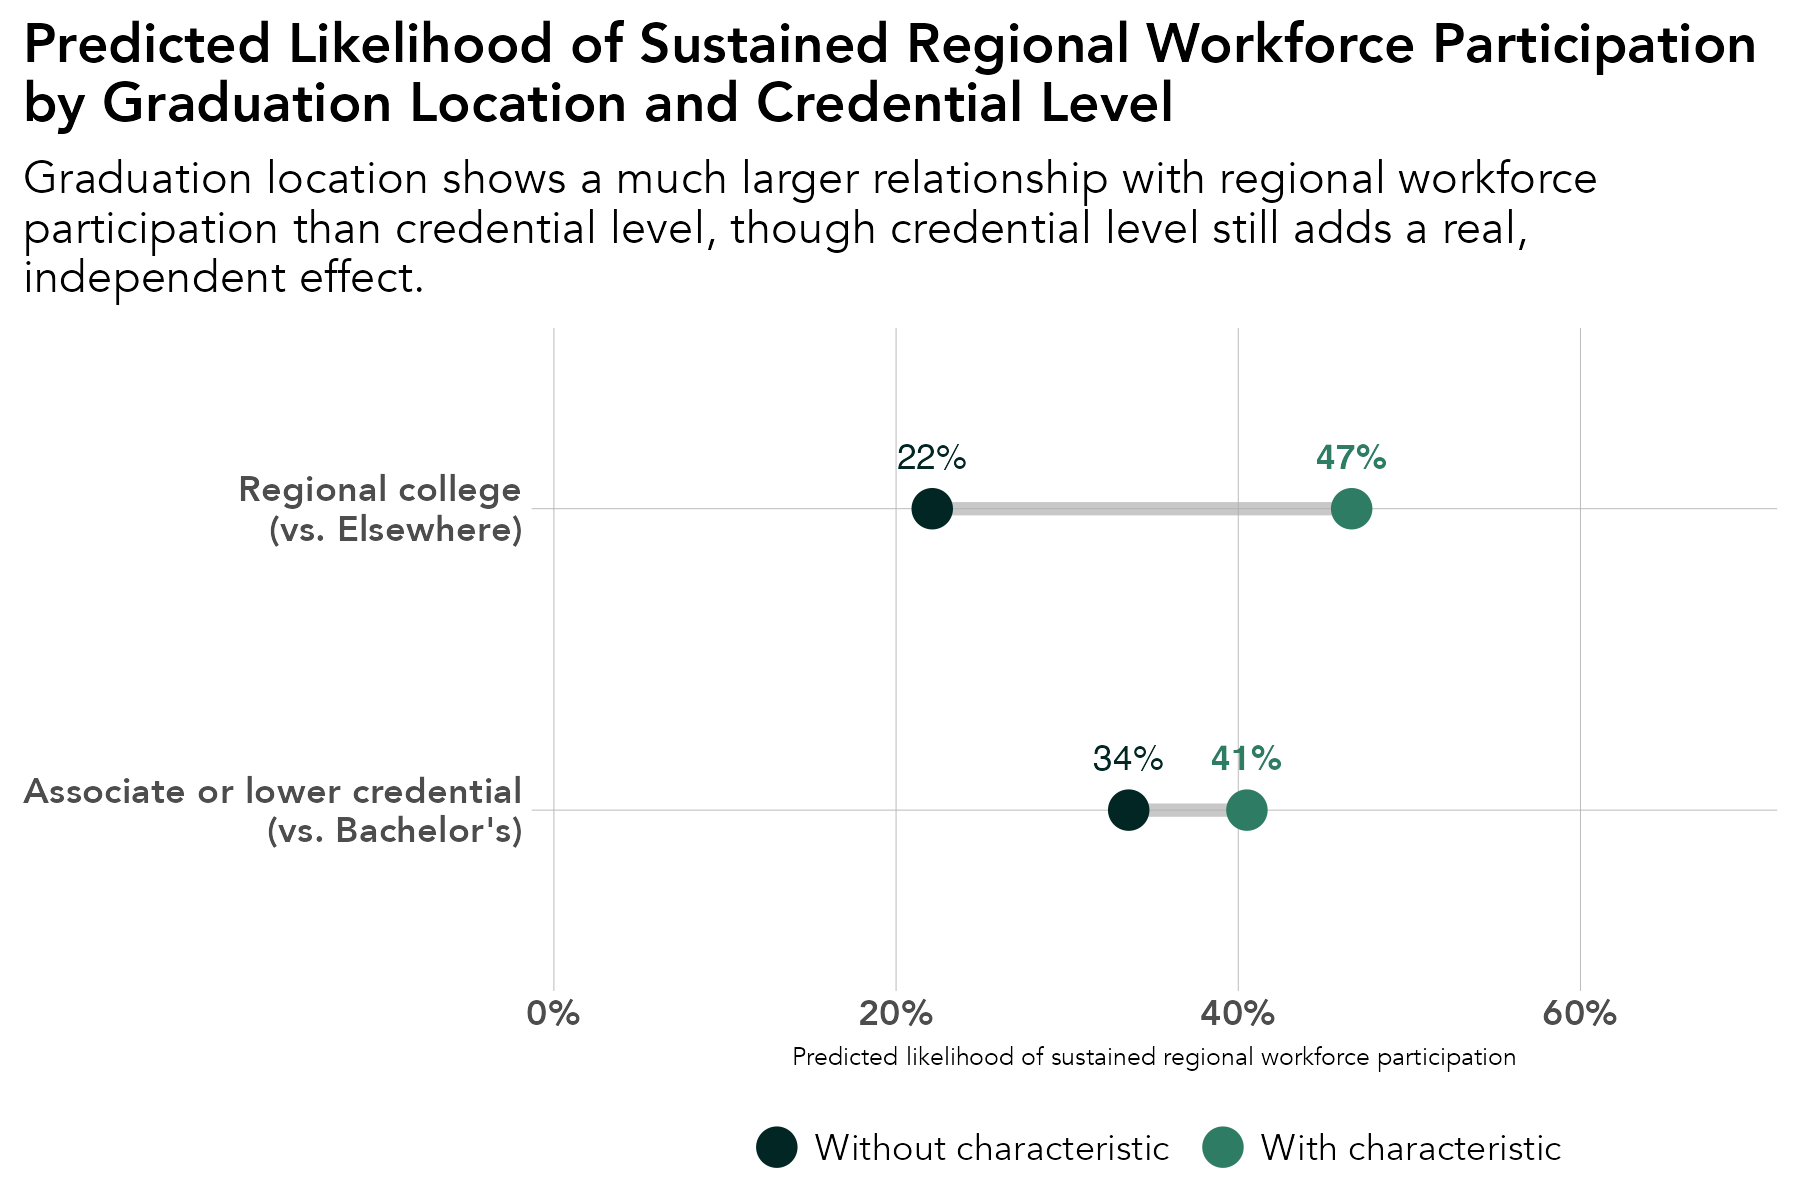

Source code (R):
# library -----------------------------------------------------------------
library(tidyverse)
library(sf)
library(ggrepel)
library(scales)
library(ggiraph)
library(rmapshaper)
library(cowplot)
library(RColorBrewer)
library(readxl)
library(lubridate)
library(readxl)
library(systemfonts)
reset_font_cache()
library(ggtext)
library(janitor)
library(cowplot)


rm(list = ls())

# themes ------------------------------------------------------------------
theme_bar <- theme_bw() +
  theme(panel.grid.major = element_line(color = "grey70", size = 0.1),
        panel.grid.minor = element_blank(),
        axis.ticks = element_blank(),
        axis.text = element_text(face = "bold"),
        panel.border = element_blank(),
        legend.background = element_rect(fill = "transparent", color = "transparent"),
        legend.key = element_rect(fill = "transparent"),
        legend.key.size = unit(1, "lines"),
        legend.margin = margin(0,0,0,0),
        legend.title = element_blank(),
        legend.text = element_text(margin = margin(l = 2)),
        text = element_text(family = "Avenir") ,
        plot.title.position = "plot",
        plot.title = element_text(face = "bold"))

theme_line <- theme_bw() +
  theme(legend.background = element_rect(fill = "transparent", color = "transparent"),
        legend.key = element_rect(fill = "transparent"),
        legend.text = element_text(margin = margin(l = 2)),
        panel.grid.minor = element_blank(),
        panel.grid.major = element_line(color = "grey70", size = 0.1),
        axis.ticks = element_blank(),
        axis.text = element_text(face = "bold"),
        panel.border = element_blank(),
        legend.margin = margin(0,0,0,0),
        legend.key.size = unit(1, "lines"),
        text = element_text(family = "Avenir") ,
        plot.title.position = "plot",
        plot.title = element_text(face = "bold"))


theme_sf <- theme_bw() +
  theme(axis.text.x=element_blank(),
        axis.text.y=element_blank(),
        axis.ticks=element_blank(),
        panel.background = element_blank(),
        panel.grid.major = element_line(color = "white"),
        panel.border = element_blank(),
        legend.title = element_blank(),
        legend.text = element_text(margin = margin(l = 2)),
        legend.margin = margin(0,0,0,0),
        legend.key.size = unit(1, "lines"),
        text = element_text(family = "Avenir") ,
        plot.title.position = "plot",
        plot.title = element_text(face = "bold"))

regions <- read_csv("/Users/kellyasche/Library/CloudStorage/GoogleDrive-kasche@ruralmn.org/My Drive/Data Prep/R Projects/Join docs/county_regions.csv") %>%
  select(5,6) %>%
  unique() %>%
  mutate(edr = str_replace(edr, "  ", " "),
         planning.region = str_replace(planning.region, " Minnesota", ""),
         planning.region = fct_relevel(planning.region, "Northwest", "Northeast", "Central", "Seven County Mpls-St Paul", "Southwest", "Southeast"),
         edr = fct_relevel(edr, "EDR 1 - Northwest", "EDR 2 - Headwaters", "EDR 3 - Arrowhead", "EDR 4 - West Central", "EDR 5 - North Central", "EDR 6E- Southwest Central", "EDR 6W- Upper Minnesota Valley", "EDR 7E- East Central", "EDR 7W- Central", "EDR 8 - Southwest", "EDR 9 - South Central", "EDR 10 - Southeast", "EDR 11 - 7 County Twin Cities", "Minnesota"))

counties.regions <- read_csv("/Users/kellyasche/Library/CloudStorage/GoogleDrive-kasche@ruralmn.org/My Drive/Data Prep/R Projects/Join docs/county_regions.csv") %>%
  mutate(countyfp = formatC(countyfp, width = 3, flag = "0"),
         Name = str_to_title(Name),
         Name = str_replace(Name, "Q", "q"),
         Name = str_replace(Name, "Of The", "of the"),
         Name = str_replace(Name, "Mcleod", "McLeod"),
         Dem_Desc = ifelse(Name == "Minnesota", "Minnesota", Dem_Desc) ,
         edr = str_replace(edr, "  ", " "),
         planning.region = str_replace(planning.region, " Minnesota", ""),
         planning.region = fct_relevel(planning.region, "Northwest", "Northeast", "Central", "Seven County Mpls-St Paul", "Southwest", "Southeast"),
         edr = fct_relevel(edr, "EDR 1 - Northwest", "EDR 2 - Headwaters", "EDR 3 - Arrowhead", "EDR 4 - West Central", "EDR 5 - North Central", "EDR 6E- Southwest Central", "EDR 6W- Upper Minnesota Valley", "EDR 7E- East Central", "EDR 7W- Central", "EDR 8 - Southwest", "EDR 9 - South Central", "EDR 10 - Southeast", "EDR 11 - 7 County Twin Cities", "Minnesota"))

color.ruca <- c("Entirely rural" = "#009933", "Town/rural mix" = "#99CC33", "Urban/town/rural mix" = "#CC9966", "Entirely urban" = "#754C29", "Minnesota" = "black")

color.pr <- c("Northwest" = "#4575b4","Northeast" = "grey", "Central" = "#fee090", "Seven County Mpls-St Paul" = "#d73027", "Southwest" = "#91bfdb", "Southeast" = "#fc8d59", "Minnesota" = "black")

color.edr <- c("EDR 1 - Northwest" = "#b3cde3", "EDR 2 - Headwaters" = "#8c96c6", "EDR 3 - Arrowhead" = "#fe9929", "EDR 4 - West Central" = "#8856a7", "EDR 5 - North Central" = "#810f7c", "EDR 6E- Southwest Central" = "#e5f5f9", "EDR 6W- Upper Minnesota Valley" = "#bdc9e1", "EDR 7E- East Central" = "#99d8c9", "EDR 7W- Central" = "#2ca25f", "EDR 8 - Southwest" = "#74a9cf", "EDR 9 - South Central" = "#0570b0", "EDR 10 - Southeast" = "#d7301f", "EDR 11 - 7 County Twin Cities" = "#d8b365", "Minnesota" = "black")

color.pr.edr <- c ("Northwest" = "#4575b4","Northeast" = "#e0f3f8", "Central" = "#fee090", "Seven County Mpls-St Paul" = "#d73027", "Southwest" = "#91bfdb", "Southeast" = "#fc8d59", "Minnesota" = "black", "EDR 1 - Northwest" = "#b3cde3", "EDR 2 - Headwaters" = "#8c96c6", "EDR 3 - Arrowhead" = "#fe9929", "EDR 4 - West Central" = "#8856a7", "EDR 5 - North Central" = "#810f7c", "EDR 6E- Southwest Central" = "#e5f5f9", "EDR 6W- Upper Minnesota Valley" = "#bdc9e1", "EDR 7E- East Central" = "#99d8c9", "EDR 7W- Central" = "#2ca25f", "EDR 8 - Southwest" = "#74a9cf", "EDR 9 - South Central" = "#0570b0", "EDR 10 - Southeast" = "#d7301f", "EDR 11 - 7 County Twin Cities" = "#d8b365")

color.six <- c("#009933", "#4575b4", "grey", "#fee090", "#fc8d59", "#d73027")

mn_counties <- st_read("/Users/kellyasche/Library/CloudStorage/GoogleDrive-kasche@ruralmn.org/My Drive/Data Prep/R Projects/Shapefiles/County shapefiles/MNCounties_MNDOT.shp", quiet = TRUE) %>%
  ms_simplify(keep = .01, keep_shapes = TRUE) %>%
  rename("countyfp" = "FIPS_CODE")

primary_colors <- c("#012623", "#2E7C63", "#8B601F", "#9B3F24", "grey")

alt_colors     <- c("#012623", "#9B3F24", "#E6A762", "#8B601F", "#222222")

expanded_colors <- c("#012623",   # Deep Field Green
                     "#9B3F24",   # Earth Red
                     "#2E7C63",   # Community Green
                     "#E6A762",   # Warm Accent
                     "#8B601F",   # Heritage Brown
                     "#0F5952",   # Secondary Green
                     "#222222",   # Dark Neutral
                     "grey")      # Light-mid neutral


# Prep data ---------------------------------------------------------------

original <- read_csv("Data/SLEDS/Masters/Master-report-dataset.csv")

model_vars_dv1b <- c("Gender", "RaceEthnicity", "economic.status", "SpecialEdStatus",
                     "english.learner", "Dem_Desc", "range.school", "avg.wages.pct.state", "avg.unemp.rate",
                     "pseo.participant", "took.ACT", "ACTCompositeScore", "ap.exam", "sat.taken",
                     "cte.achievement", "highest.cred.level", "ps.grad.location", "grad.year.5")

master.model.dv1b <- original %>%
  filter(grad.year > 2010,
         ps.grad == "Y",
         ps.grad.location != "Did not graduate ps") %>%
  select(PersonID, all_of(model_vars_dv1b)) %>%
  filter(grad.year.5 != "After 2023",
         grad.year.5 != "Attending ps",
         !is.na(pseo.participant)) %>%
  mutate(grad.year.5 = ifelse(grad.year.5 == "Sustained WF - NE", 1, 0),
         Gender = fct_relevel(Gender, "M"),
         RaceEthnicity = fct_relevel(RaceEthnicity, "White"),
         economic.status = as_factor(economic.status),
         economic.status = fct_relevel(economic.status, "0"),
         SpecialEdStatus = as.character(SpecialEdStatus),
         SpecialEdStatus = fct_relevel(SpecialEdStatus, "0"),
         english.learner = as_factor(english.learner),
         english.learner = fct_relevel(english.learner, "0"),
         Dem_Desc = fct_relevel(Dem_Desc, "Entirely rural"),
         range.school = fct_relevel(range.school, "Non-range school"),
         pseo.participant = as.character(pseo.participant),
         pseo.participant = fct_relevel(pseo.participant, "0"),
         took.ACT = fct_relevel(took.ACT, "No"),
         ACTCompositeScore.filled = ifelse(is.na(ACTCompositeScore), 0, ACTCompositeScore),
         ap.exam = as_factor(ap.exam),
         ap.exam = fct_relevel(ap.exam, "0"),
         sat.taken = as_factor(sat.taken),
         sat.taken = fct_relevel(sat.taken, "0"),
         cte.achievement = fct_relevel(cte.achievement, "No CTE"),
         highest.cred.level = ifelse(highest.cred.level %in% c("Associate degree", "Less than Associate Degree"), "Associate or lesser credential", as.character(highest.cred.level)),
         highest.cred.level = fct_relevel(highest.cred.level, "Bachelor degree or higher"),
         ps.grad.location = ifelse(ps.grad.location == "PS grad Region", "PS grad Region", "PS grad outside region"),
         ps.grad.location = fct_relevel(ps.grad.location, "PS grad outside region")) 


model5_dv1b <- glm(
  grad.year.5 ~
    Gender +
    RaceEthnicity +
    economic.status +
    SpecialEdStatus +
    english.learner +
    Dem_Desc +
    range.school +
    avg.wages.pct.state +
    avg.unemp.rate +
    pseo.participant +
    took.ACT +
    ACTCompositeScore.filled +
    ap.exam + 
    sat.taken +
    cte.achievement +
    highest.cred.level +
    ps.grad.location,
  family = binomial,
  data = master.model.dv1b
)

# ---- Organizational color palette ----
color_baseline <- "#012623"  # Deep Field Green
color_highlight <- "#2E7C63" # Community Green

# ---- Helper: average marginal effect (marginal standardization) ----
amp <- function(model, data, var, value) {
  data[[var]] <- value
  mean(predict(model, newdata = data, type = "response"))
}

# ---- Compute both values for each characteristic ----

dumbbell_data <- tibble(
  characteristic = c("Regional college\n(vs. Elsewhere)",
                     "Associate or lower credential\n(vs. Bachelor's)"),
  baseline_pct = c(
    amp(model5_dv1b, master.model.dv1b, "ps.grad.location", "PS grad outside region"),
    amp(model5_dv1b, master.model.dv1b, "highest.cred.level", "Bachelor degree or higher")
  ),
  higher_pct = c(
    amp(model5_dv1b, master.model.dv1b, "ps.grad.location", "PS grad Region"),
    amp(model5_dv1b, master.model.dv1b, "highest.cred.level", "Associate or lesser credential")
  )
) %>%
  mutate(
    gap = higher_pct - baseline_pct,
    characteristic = fct_reorder(characteristic, gap)
  )

# ---- Dumbbell chart, with a proper legend ----

ggplot(dumbbell_data, aes(y = characteristic)) +
  geom_segment(aes(x = baseline_pct, xend = higher_pct, yend = characteristic),
               color = "#B0B0B0", linewidth = 1.5, alpha = 0.7) +
  geom_point(aes(x = baseline_pct, color = "Without characteristic"), size = 4) +
  geom_point(aes(x = higher_pct, color = "With characteristic"), size = 4) +
  geom_text(aes(x = baseline_pct, label = percent(baseline_pct, accuracy = 1)),
            vjust = -1.6, size = 3, color = color_baseline) +
  geom_text(aes(x = higher_pct, label = percent(higher_pct, accuracy = 1)),
            vjust = -1.6, size = 3, color = color_highlight, fontface = "bold") +
  scale_color_manual(
    name = NULL,
    values = c("Without characteristic" = color_baseline, "With characteristic" = color_highlight),
    breaks = c("Without characteristic", "With characteristic")
  ) +
  scale_x_continuous(labels = percent, limits = c(0, 0.65),
                     expand = expansion(mult = c(0.02, 0.1))) +
  labs(
    x = "Predicted likelihood of sustained regional workforce participation",
    y = NULL,
    title = "Predicted Likelihood of Sustained Regional Workforce Participation\nby Graduation Location and Credential Level",
    subtitle = "Graduation location shows a much larger relationship with regional workforce\nparticipation than credential level, though credential level still adds a real,\nindependent effect."
  ) +
  theme_bar +
  theme(legend.position = "bottom",
        axis.title.x = element_text(size = 6))

ggsave(filename = "Charts/Draft 5/ps-grad-location-sustained-wf-ne.pdf", device = cairo_pdf, dpi = "print", width = 6, height = 4)

ggsave(filename = "Charts/Draft 5/ps-grad-location-sustained-wf-ne.png", dpi = "print", width = 6, height = 4)
